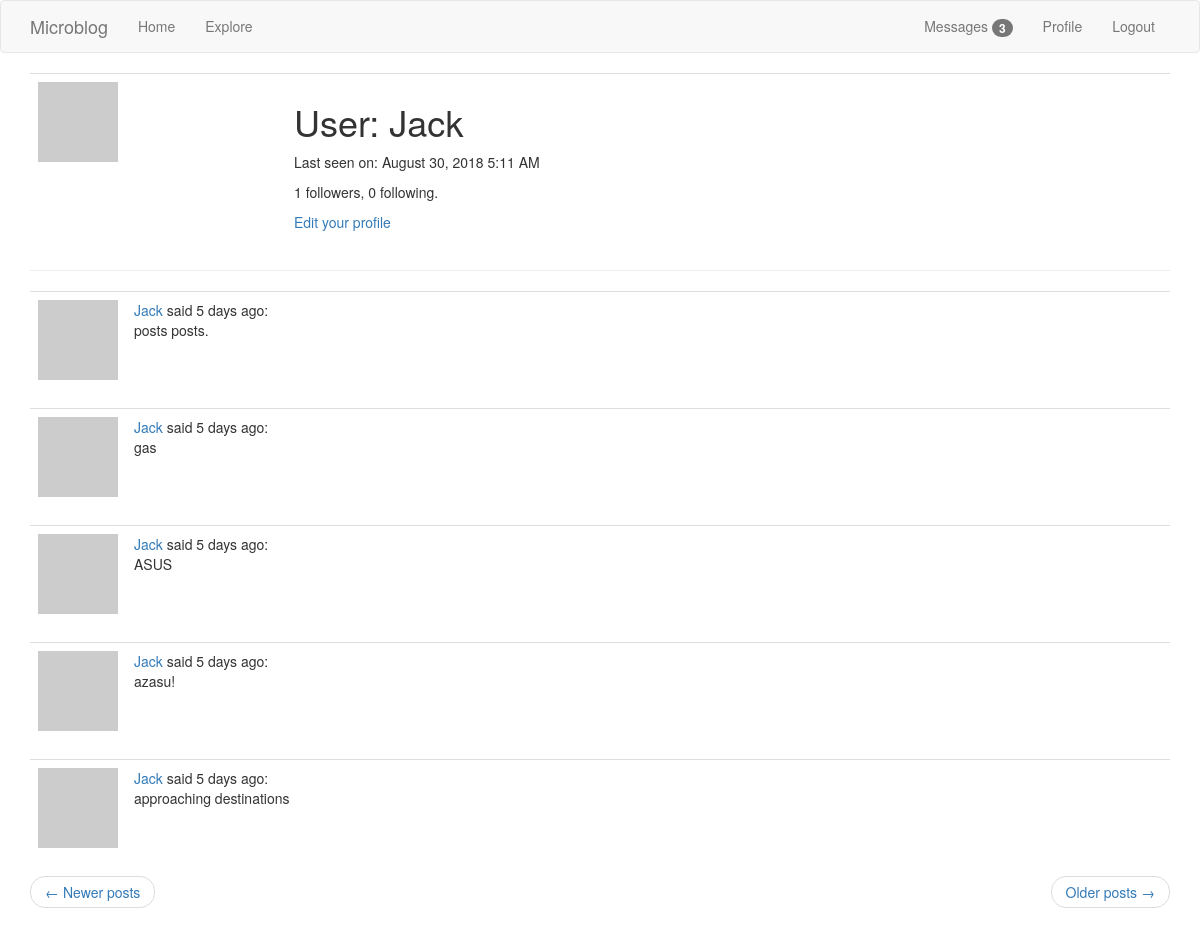
The app's page /user/Jack?page=2 (signed in) with its own data.
### app/models.py (models this page shows, shortened)
class User(UserMixin, db.Model):
    id = db.Column(db.Integer, primary_key=True)
    username = db.Column(db.String(64), index=True, unique=True)
    email = db.Column(db.String(120), index=True, unique=True)
    password_hash = db.Column(db.String(128))
    posts = db.relationship('Post', backref='author', lazy='dynamic')
    about_me = db.Column(db.String(140))
    last_seen = db.Column(db.DateTime, default=datetime.utcnow())
    followed = db.relationship(
        'User', secondary=followers,  # right side entity of the relationship; configuring the association table
        primaryjoin=(followers.c.follower_id == id),
        secondaryjoin=(followers.c.followed_id == id),
        backref=db.backref('followers', lazy='dynamic'), lazy='dynamic')
    messages_sent = db.relationship('Message', foreign_keys='Message.sender_id', backref='author', lazy='dynamic')
    messages_received = db.relationship('Message', foreign_keys='Message.recipient_id', backref='recipient',
                                        lazy='dynamic')
    last_message_read_time = db.Column(db.DateTime)
    notifications = db.relationship('Notification', backref='user', lazy='dynamic')
    def new_messages(self):
        last_read_time = self.last_message_read_time or datetime(1900, 1, 1)
        return Message.query.filter_by(recipient=self).filter(Message.timestamp > last_read_time).count()
    def avatar(self, size):
        digest = md5(self.email.lower().encode('utf-8')).hexdigest()
        return 'https://www.gravatar.com/avatar/{}?d=identicon&s={}'.format(
            digest, size)

class Post(db.Model):
    id = db.Column(db.Integer, primary_key=True)
    body = db.Column(db.String(140))
    timestamp = db.Column(db.DateTime, index=True, default=datetime.utcnow())
    user_id = db.Column(db.Integer, db.ForeignKey('user.id'))

### app/main/routes.py (the view)
@bp.route('/user/<username>')
@login_required
def user(username):
    user = User.query.filter_by(username=username).first_or_404()
    page = request.args.get('page', 1, type=int)
    posts = user.posts.order_by(Post.timestamp.desc()).paginate(page, current_app.config['POST_PER_PAGE'], False)
    next_url = url_for('main.user', username=user.username, page=posts.next_num) if posts.has_next else None
    prev_url = url_for('main.user', username=user.username, page=posts.prev_num) if posts.has_prev else None
    return render_template('user.html', user=user, posts=posts.items, next_url=next_url, prev_url=prev_url)

### app/main/routes.py (called while the page is built)
@bp.before_request
def before_request():
    if current_user.is_authenticated:
        current_user.last_seen = datetime.utcnow()
        db.session.commit()

### app/models.py (called while the page is built)
@login.user_loader
def load_user(id):
    return User.query.get(int(id))

### app/templates/user.html (shortened to what this page needs)
{% extends "base.html" %}
{% block app_content %}
    <table class="table table-hover">
        <tr valign="top">
            <td width="256px"><img src="{{ user.avatar(256) }}"></td>
            <td>
                <h1>User: {{ user.username }}</h1>
                {% if user.last_seen %}<p>Last seen on: {{ moment(user.last_seen).format('LLL')}}</p>{% endif %}
                <p>{{ user.followers.count() }} followers, {{ user.followed.count() }} following.</p>
                {% if current_user == user %}
                <p><a href="{{ url_for('main.edit_profile') }}">Edit your profile</a></p>
                {% elif not current_user.is_following(user) %}
                <p><a href="{{ url_for('main.follow', username=user.username) }}">Follow</a></p>
                {% else %}
                <p><a href="{{ url_for('main.unfollow', username=user.username) }}">Unfollow</a></p>
                {% endif %}
            </td>
        </tr>
    </table>
    <hr>
    {% for post in posts %}
        {% include '_post.html' %}
    {% endfor %}
     <nav aria-label="...">
        <ul class="pager">
            <li class="previous{% if not prev_url %} disabled{% endif %}">
                <a href="{{ prev_url or '#' }}">
                    <span aria-hidden="true">&larr;</span> Newer posts
                </a>
            </li>
            <li class="next{% if not next_url %} disabled{% endif %}">
                <a href="{{ next_url or '#' }}">
                    Older posts <span aria-hidden="true">&rarr;</span>
                </a>
            </li>
        </ul>
    </nav>
{% endblock %}

### app/templates/_post.html
    <table class="table table-hover">
        <tr>
            <td width="70px"><img src="{{ post.author.avatar(70) }}"></td>
            <td>
                <a href="{{ url_for('main.user', username=post.author.username) }}">
                    {{ post.author.username }}
                </a>said {{ moment(post.timestamp).fromNow()}}:<br>
                {{ post.body }}
            </td>
        </tr>
    </table>

### records on screen
User: username "Jack", last_seen "August 30, 2018 5:11 AM"
Post: author.username "Jack", timestamp "5 days ago", body "posts posts."
Post: author.username "Jack", timestamp "5 days ago", body "gas"
Post: author.username "Jack", timestamp "5 days ago", body "ASUS"
Post: author.username "Jack", timestamp "5 days ago", body "azasu!"
Post: author.username "Jack", timestamp "5 days ago", body "approaching destinations"

### other values on screen
{{ 'Messages' }} "Messages"
{{ new_messages }} "3"
{{ user.followers.count() }} "1"
{{ user.followed.count() }} "0"
